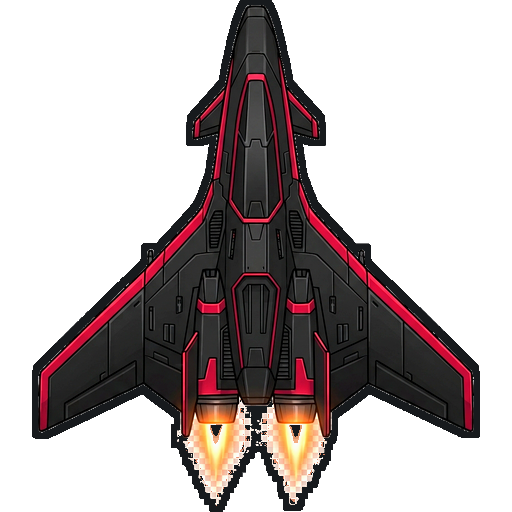
#> input picture assets/ch01/player/sf_ch01_player_alice_top_512.png, 512 x 512 px, found by its file name
$ python import_art_assets.py
#> lines starting #> are read from the running program, lines starting #| are printed output that depends on the picture; after the words box and inside, x2 and y2 are one past the last pixel; in counts of white or black regions, pixels touching at a corner belong together
from __future__ import annotations

from collections import Counter, deque
from pathlib import Path

from PIL import Image, ImageChops, ImageDraw, ImageEnhance, ImageFilter


ROOT = Path(__file__).resolve().parents[1]
ART = ROOT / "art"
ASSETS = ROOT / "assets" / "ch01"


def open_rgba(name: str) -> Image.Image:
#> called with name = 'sf_ch01_player_alice_top_512.png'
    return Image.open(ART / name).convert("RGBA")
#> returned value is the input picture: PIL image 512x512 RGBA; mean R, G, B, A 27.8, 21.1, 22.9, 95.2


def color_dist(a: tuple[int, int, int], b: tuple[int, int, int]) -> int:
    return abs(a[0] - b[0]) + abs(a[1] - b[1]) + abs(a[2] - b[2])


def border_palette(img: Image.Image, limit: int = 10) -> list[tuple[int, int, int]]:
#> called with limit = 10
    w, h = img.size
#> w = 512; h = 512
    pts = []
    step = max(1, min(w, h) // 80)
#> step = 6
    for x in range(0, w, step):
        pts.append(img.getpixel((x, 0))[:3])
        pts.append(img.getpixel((x, h - 1))[:3])
#> after the loop, pts = 172 items, first 6: (4, 7, 10), (4, 7, 10), (4, 7, 10), (4, 7, 10), (4, 7, 10), (4, 7, 10)
    for y in range(0, h, step):
        pts.append(img.getpixel((0, y))[:3])
        pts.append(img.getpixel((w - 1, y))[:3])
#> after the loop, pts = 344 items, first 6: (4, 7, 10), (4, 7, 10), (4, 7, 10), (4, 7, 10), (4, 7, 10), (4, 7, 10)
    quantized = [(r // 16 * 16, g // 16 * 16, b // 16 * 16) for r, g, b in pts]
#> quantized = 344 items, first 6: (0, 0, 0), (0, 0, 0), (0, 0, 0), (0, 0, 0), (0, 0, 0), (0, 0, 0)
    return [color for color, _ in Counter(quantized).most_common(limit)]


def remove_generated_background(img: Image.Image) -> Image.Image:
    img = img.convert("RGBA")
    palette = border_palette(img)
#> palette = [(0, 0, 0)]
    px = img.load()
    w, h = img.size
#> w = 512; h = 512

    def is_backdrop(x: int, y: int) -> bool:
        r, g, b, a = px[x, y]
        rgb = (r // 16 * 16, g // 16 * 16, b // 16 * 16)
        near_border = any(color_dist(rgb, c) < 58 for c in palette)
        bright_flat = r > 220 and g > 220 and b > 220
        near_black = max(r, g, b) < 18 and abs(r - g) < 8 and abs(g - b) < 8
        checker_gray = abs(r - g) < 12 and abs(g - b) < 12 and 24 <= r <= 245
        return a == 0 or (near_border and (bright_flat or checker_gray or near_black))

    # Only erase background connected to the image boundary. This avoids
    # punching transparent holes through dark armor and internal machinery.
    queue = deque()
    seen = set()
    for x in range(w):
        queue.extend(((x, 0), (x, h - 1)))
    for y in range(1, h - 1):
        queue.extend(((0, y), (w - 1, y)))
    while queue:
        x, y = queue.popleft()
        if (x, y) in seen or not is_backdrop(x, y):
            continue
        seen.add((x, y))
        r, g, b, _ = px[x, y]
        px[x, y] = (r, g, b, 0)
        for nx, ny in ((x - 1, y), (x + 1, y), (x, y - 1), (x, y + 1)):
            if 0 <= nx < w and 0 <= ny < h:
                queue.append((nx, ny))
    return img


def trim_alpha(img: Image.Image) -> Image.Image:
    bbox = img.getchannel("A").getbbox()
    return img.crop(bbox) if bbox else img
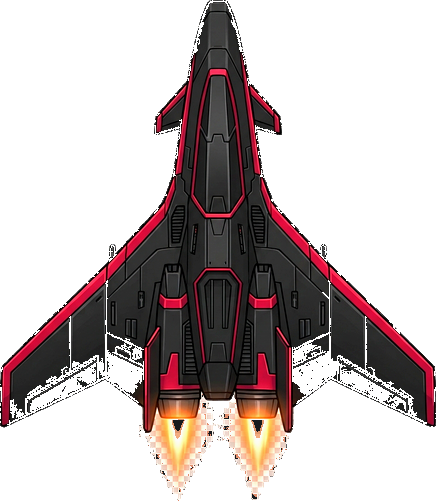
#> returned value: PIL image 436x501 RGBA; mean R, G, B, A 32.5, 23.9, 25.5, 89.9; transparent parts drawn white


def fit_canvas(img: Image.Image, size: tuple[int, int], pad: float = 0.9) -> Image.Image:
    img = trim_alpha(img)
    canvas = Image.new("RGBA", size, (0, 0, 0, 0))
#> canvas: PIL image 512x512 RGBA; every value is 0
    max_w = int(size[0] * pad)
    max_h = int(size[1] * pad)
    img.thumbnail((max_w, max_h), Image.Resampling.LANCZOS)
    canvas.alpha_composite(img, ((size[0] - img.width) // 2, (size[1] - img.height) // 2))
    return canvas


def solidify_alpha(img: Image.Image, threshold: int = 12) -> Image.Image:
    img = img.convert("RGBA")
    px = img.load()
    w, h = img.size
    for y in range(h):
        for x in range(w):
            r, g, b, a = px[x, y]
            if a >= threshold:
                px[x, y] = (r, g, b, 255 if a > 60 else min(210, a * 4))
            else:
                px[x, y] = (r, g, b, 0)
    return img


def suppress_white_artifacts(img: Image.Image) -> Image.Image:
    img = img.convert("RGBA")
    px = img.load()
    w, h = img.size
    for y in range(h):
        for x in range(w):
            r, g, b, a = px[x, y]
            if a == 0:
                continue
            mx, mn = max(r, g, b), min(r, g, b)
            low_saturation = mx - mn < 28
            near_white = r > 218 and g > 218 and b > 218
            if near_white and low_saturation:
                px[x, y] = (r, g, b, 0)
            elif mx > 235 and low_saturation:
                scale = 214 / mx
                px[x, y] = (round(r * scale), round(g * scale), round(b * scale), a)
    return img


def reinforce_player_sprite(
    img: Image.Image,
    boost: float = 1.0,
    accent: tuple[int, int, int] = (255, 160, 76),
) -> Image.Image:
    img = suppress_white_artifacts(img)
    img = solidify_alpha(img, threshold=16)
    px = img.load()
    w, h = img.size
    for y in range(h):
        for x in range(w):
            r, g, b, a = px[x, y]
            if a == 0:
                continue
            mx, mn = max(r, g, b), min(r, g, b)
            if mn > 214 and mx - mn < 92:
                mix = 0.68
                px[x, y] = (
                    round(accent[0] * mix + r * (1 - mix)),
                    round(accent[1] * mix + g * (1 - mix)),
                    round(accent[2] * mix + b * (1 - mix)),
                    min(a, 225),
                )
    rgb = img.convert("RGB")
    rgb = ImageEnhance.Contrast(rgb).enhance(1.18 + 0.06 * boost)
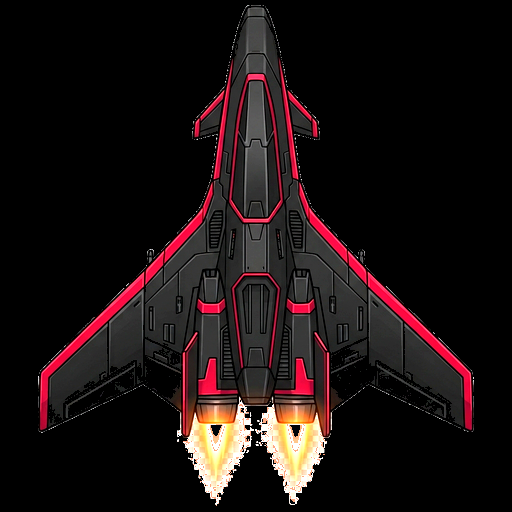
#> rgb: PIL image 512x512 RGB; mean R, G, B 27.2, 17.6, 17.6
    rgb = ImageEnhance.Color(rgb).enhance(1.08 + 0.04 * boost)
    rgb = ImageEnhance.Brightness(rgb).enhance(0.96 + 0.03 * boost)
    img = Image.merge("RGBA", (*rgb.split(), img.getchannel("A")))

    alpha = img.getchannel("A")
    outer = alpha.filter(ImageFilter.MaxFilter(13))
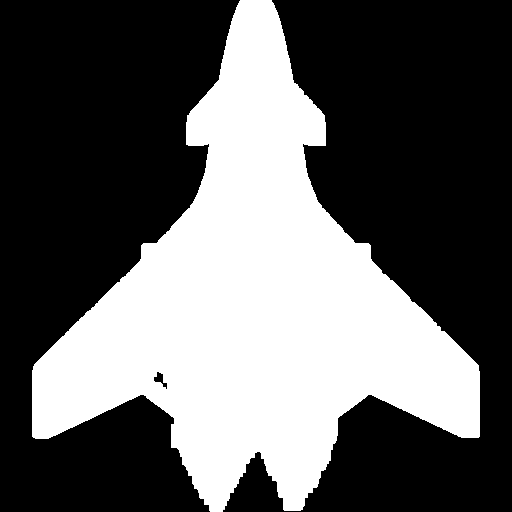
#> outer: PIL image 512x512 L; min 0, max 255, mean 96.2
    inner = alpha.filter(ImageFilter.MinFilter(5))
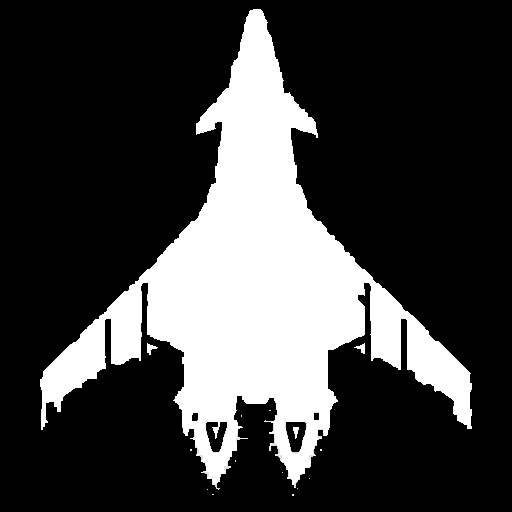
#> inner: PIL image 512x512 L; min 0, max 255, mean 62.9
    outline_alpha = ImageChops.subtract(outer, inner).point(lambda v: min(235, v * 2))
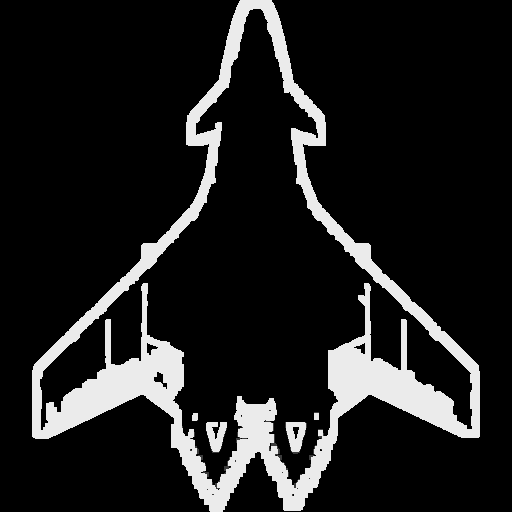
#> outline_alpha: PIL image 512x512 L; min 0, max 235, mean 30.8
    outline = Image.new("RGBA", img.size, (4, 7, 10, 0))
    outline.putalpha(outline_alpha)
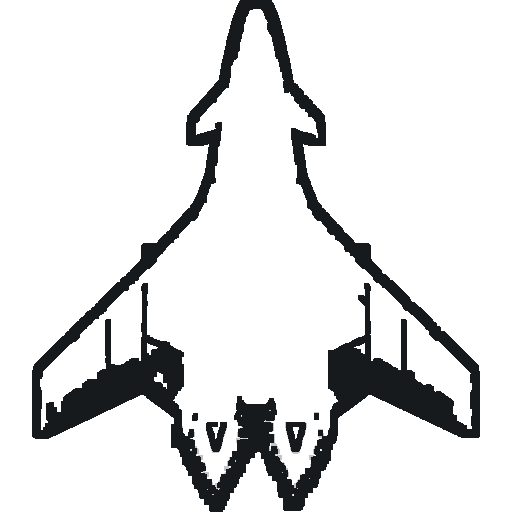
#> outline: PIL image 512x512 RGBA; mean R, G, B, A 4, 7, 10, 30.8; transparent parts drawn white
    outline.alpha_composite(img)
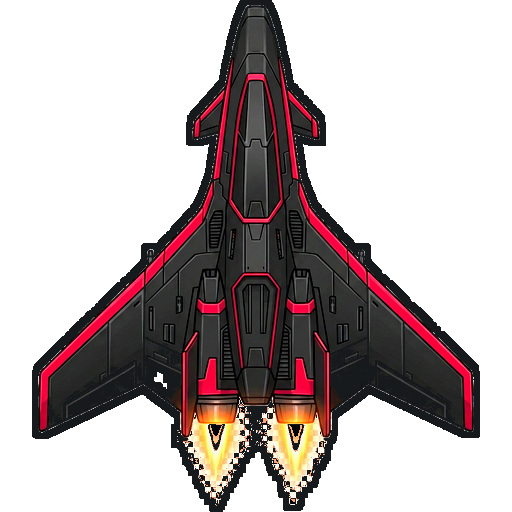
#> outline: PIL image 512x512 RGBA; mean R, G, B, A 28.8, 20.8, 22.9, 94.5; transparent parts drawn white
    return outline


def fit_background(img: Image.Image, size: tuple[int, int]) -> Image.Image:
    img = img.convert("RGB")
    scale = max(size[0] / img.width, size[1] / img.height)
    resized = img.resize((round(img.width * scale), round(img.height * scale)), Image.Resampling.LANCZOS)
    x = (resized.width - size[0]) // 2
    y = (resized.height - size[1]) // 2
    out = resized.crop((x, y, x + size[0], y + size[1])).convert("RGBA")
    # Gameplay sprites and projectiles provide the visual emphasis; backgrounds stay subdued.
    out = ImageEnhance.Brightness(out).enhance(0.86)
    out = ImageEnhance.Contrast(out).enhance(1.06)
    return out


def export_transparent(src: str, dest: str, size: tuple[int, int], rotate: int = 0, pad: float = 0.9, solid_alpha: bool = False) -> None:
    img = remove_generated_background(open_rgba(src))
    if rotate:
        img = img.rotate(rotate, expand=True)
    out = fit_canvas(img, size, pad)
    if solid_alpha:
        accent = (255, 92, 56)
        if "bob" in src:
            accent = (60, 210, 255)
        elif "charlie" in src:
            accent = (93, 232, 132)
        out = reinforce_player_sprite(out, 1.0 if "alice" in src else 0.35, accent)
    out.save(ROOT / dest)
    print(dest)


def export_background(src: str, dest: str, size: tuple[int, int]) -> None:
    out = fit_background(open_rgba(src), size)
    out.save(ROOT / dest)
    print(dest)


def export_boss_phase03(src: str, dest: str) -> None:
    out = fit_canvas(remove_generated_background(open_rgba(src)), (2048, 1024), 0.9)
    d = ImageDraw.Draw(out, "RGBA")
    cx, cy = 1024, 512
    for r, alpha in [(190, 42), (120, 90), (62, 210)]:
        d.ellipse((cx-r, cy-r, cx+r, cy+r), fill=(255, 216, 78, alpha))
    d.ellipse((cx-38, cy-38, cx+38, cy+38), fill=(255, 255, 220, 245))
    out.save(ROOT / dest)
    print(dest)


def main() -> None:
    if not ART.exists():
        raise SystemExit("art directory not found")

    exports = [
        ("sf_ch01_player_alice_top_512.png", "assets/ch01/player/sf_ch01_player_alice_top_512.png", (512, 512), 0, 0.98, True),
        ("sf_ch01_player_bob_top_512.png", "assets/ch01/player/sf_ch01_player_bob_top_512.png", (512, 512), 0, 0.9, True),
        ("sf_ch01_player_charlie_top_source.png", "assets/ch01/player/sf_ch01_player_charlie_top_512.png", (512, 512), 0, 0.9, True),
        ("sf_ch01_enemy_empire_drone_a_source.png", "assets/ch01/enemy/sf_ch01_enemy_empire_drone_a_256.png", (256, 256), 180, 0.82, False),
        ("sf_ch01_enemy_rebel_skiff_a_source.png", "assets/ch01/enemy/sf_ch01_enemy_rebel_skiff_a_256.png", (256, 256), 180, 0.84, False),
        ("sf_ch01_boss_stitched_carrier_phase03_core_source.png", "assets/ch01/enemy/sf_ch01_enemy_rebel_elite_salvager_512.png", (512, 512), 180, 0.86, False),
        ("sf_ch01_boss_stitched_carrier_phase02_damaged_source.png", "assets/ch01/boss/sf_ch01_boss_stitched_carrier_phase02_damaged_2048.png", (2048, 1024), 0, 0.9, False),
        ("sf_ch01_boss_stitched_carrier_phase01_source.png", "assets/ch01/boss/sf_ch01_boss_stitched_carrier_phase01_2048.png", (2048, 1024), 0, 0.9, False),
        ("sf_ch01_fx_laser_core_source.png", "assets/ch01/fx/sf_ch01_fx_laser_core_512.png", (512, 512), 0, 0.95, False),
        ("sf_ch01_portrait_alice_comm_512.png", "assets/ch01/portrait/sf_ch01_portrait_alice_comm_512.png", (512, 512), 0, 0.96, False),
        ("sf_ch01_portrait_bob_comm_512.png", "assets/ch01/portrait/sf_ch01_portrait_bob_comm_512.png", (512, 512), 0, 0.96, False),
        ("sf_ch01_portrait_charlie_comm_512.png", "assets/ch01/portrait/sf_ch01_portrait_charlie_comm_512.png", (512, 512), 0, 0.96, False),
        ("sf_ch01_portrait_rebel_commander_512.png", "assets/ch01/portrait/sf_ch01_portrait_rebel_commander_512.png", (512, 512), 0, 0.96, False),
        ("sf_ch01_ui_card_module_frame_512.png", "assets/ch01/ui/sf_ch01_ui_card_module_frame_512.png", (512, 512), 0, 0.96, False),
        ("sf_ch01_ui_route_control_256.png", "assets/ch01/ui/sf_ch01_ui_route_control_256.png", (256, 256), 0, 0.9, False),
        ("sf_ch01_ui_route_defense_256.png", "assets/ch01/ui/sf_ch01_ui_route_defense_256.png", (256, 256), 0, 0.9, False),
    ]

    for src, dest, size, rotate, pad, solid_alpha in exports:
        export_transparent(src, dest, size, rotate, pad, solid_alpha)
#> pass 2 of the loop in main, `for src, dest, size, rotate, pad, solid_alpha in exports:`:
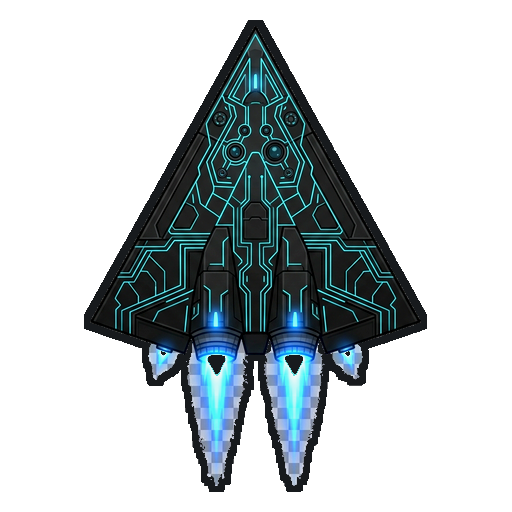
#> input picture assets/ch01/player/sf_ch01_player_bob_top_512.png, 512 x 512 px, found by its file name
#> in open_rgba, returned value is the input picture: PIL image 512x512 RGBA; mean R, G, B, A 15, 24.8, 29.5, 77.5
#> in reinforce_player_sprite (call 2), `outer = alpha.filter(ImageFilter.MaxFilter(13))`:
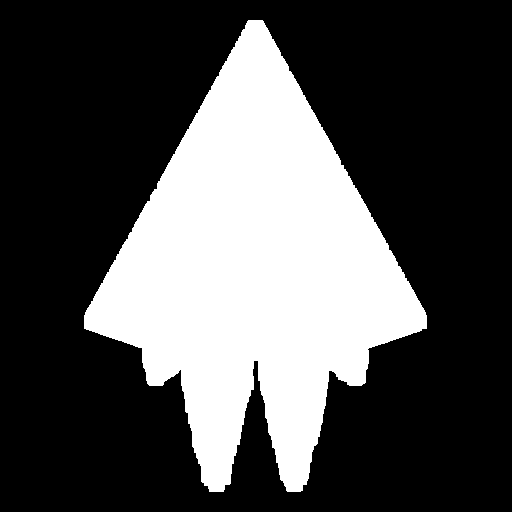
#> outer: PIL image 512x512 L; 30.8% white; 1 white region, box (x1, y1, x2, y2) and area: (84, 20, 427, 492) 80660
#> in reinforce_player_sprite (call 2), `outline.alpha_composite(img)`:
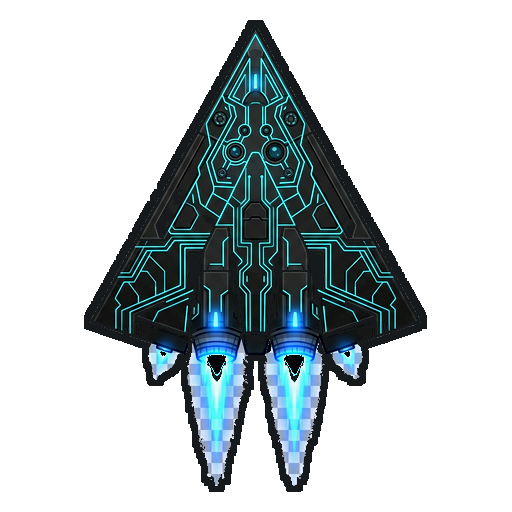
#> outline: PIL image 512x512 RGBA; mean R, G, B, A 15.1, 26.4, 31.1, 77.1; transparent parts drawn white

    export_background(
        "sf_ch01_bg_sector_a_scrapyard_source.png",
        "assets/ch01/bg/sf_ch01_bg_sector_a_scrapyard_2048x1152.png",
        (2048, 1152),
    )
    export_boss_phase03(
        "sf_ch01_boss_stitched_carrier_phase02_damaged_source.png",
        "assets/ch01/boss/sf_ch01_boss_stitched_carrier_phase03_core_2048.png",
    )


if __name__ == "__main__":
#> (the run stopped early here; a loop or call above may not have finished)
